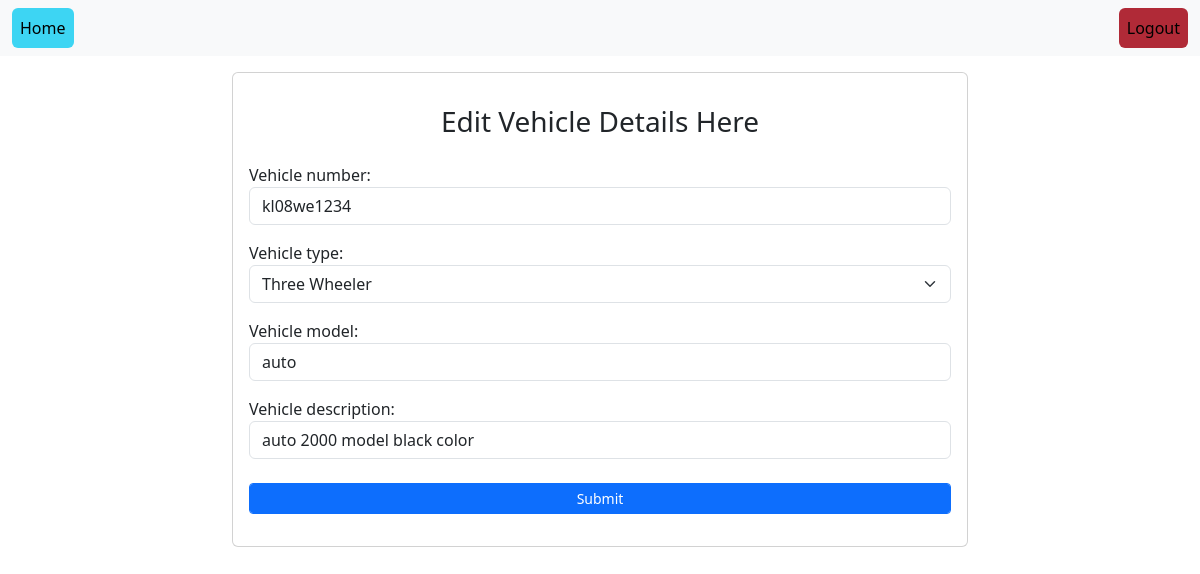
The page /vehicle/2/edit/ (signed in) on the database its author committed.
### vehicle_managementweb/models.py (models this page shows)
class Vehicles(models.Model):
    alphanumeric=RegexValidator(r"^[0-9a-zA-Z_]*$",'Only use alphanumeric characters')
    types=[
        ("Two Wheeler","Two Wheeler"),
        ("Three Wheeler","Three Wheeler"),
        ("Four Wheeler","Four Wheeler")
    ]
    user=models.ForeignKey(User,on_delete=models.CASCADE,null=True)
    vehicle_number=models.CharField(max_length=100,validators=[alphanumeric])
    vehicle_type=models.CharField(max_length=100,choices=types,default="two wheeler")
    vehicle_model=models.CharField(max_length=100)
    vehicle_description=models.CharField(max_length=250)

### vehicle_managementweb/views.py (the view)
# urls.py: path("vehicle/<int:id>/edit/",views.Edit_vehicledetailsView.as_view(),name="edit-vehicle"),
@method_decorator(decs,name="dispatch")
class Edit_vehicledetailsView(UpdateView):
    model=Vehicles
    form_class=VehicleForm
    template_name="vehicledetails-edit.html"
    success_url=reverse_lazy("home")
    pk_url_kwarg="id"

### vehicle_managementweb/forms.py
class VehicleForm(forms.ModelForm):
    class Meta:
        model=Vehicles
        fields=["vehicle_number",'vehicle_type','vehicle_model',"vehicle_description"]
        widgets={
            "vehicle_number":forms.TextInput(attrs={"class":"form-control",'pattern':'[A-Za-z0-9]+','title':'Enter Alphanumeric Characters Only A-Z,a-z,0-9 ',"placeholder":"enter vehicle number"}),
            "vehicle_model":forms.TextInput(attrs={"class":"form-control","placeholder":"enter vehicle model"}),
            "vehicle_description":forms.TextInput(attrs={"class":"form-control","placeholder":"enter vehicle description"}),
            "vehicle_type":forms.Select(attrs={"class":"form-select form-control"})
        }

### vehicle_managementweb/views.py (called while the page is built)
def signin_required(fn):
    def wrapper(request,*args,**kwargs):
        if not request.user.is_authenticated:
            return redirect("signin")
        else:
            return fn(request,*args,**kwargs)
    return wrapper

def admin_or_superadmin_required(user):
    return user.is_authenticated and user.role in (1,2)

### vehicle_managementweb/templates/vehicledetails-edit.html (shortened to what this page needs)
{%extends 'base.html'%}
{%block body%}
    <div class="container mt-3">
        <div class="row">
            <div class="col-2"></div>
            <div class="col-8">
                <div class="card">
                    <div class="card-body">
                        <h3 style="text-decoration: none;" class="text-center mt-3 mb-4">Edit Vehicle Details Here</h3>
                        <form action="" method="POST">
                            {{form.as_p}}
                            <div class="text-center">
                                <input class="btn btn-primary btn-sm mt-2 mb-3 form-control" type="submit" value="Submit">
                            </div>
                        </form>
                    </div>
                </div>
            </div>
            <div class="col-2"></div>
        </div>
    </div>
{%endblock%}

### rows shown on the page
Vehicles: vehicle_number "kl08we1234", vehicle_type "Three Wheeler", vehicle_model "auto", vehicle_description "auto 2000 model black color"
